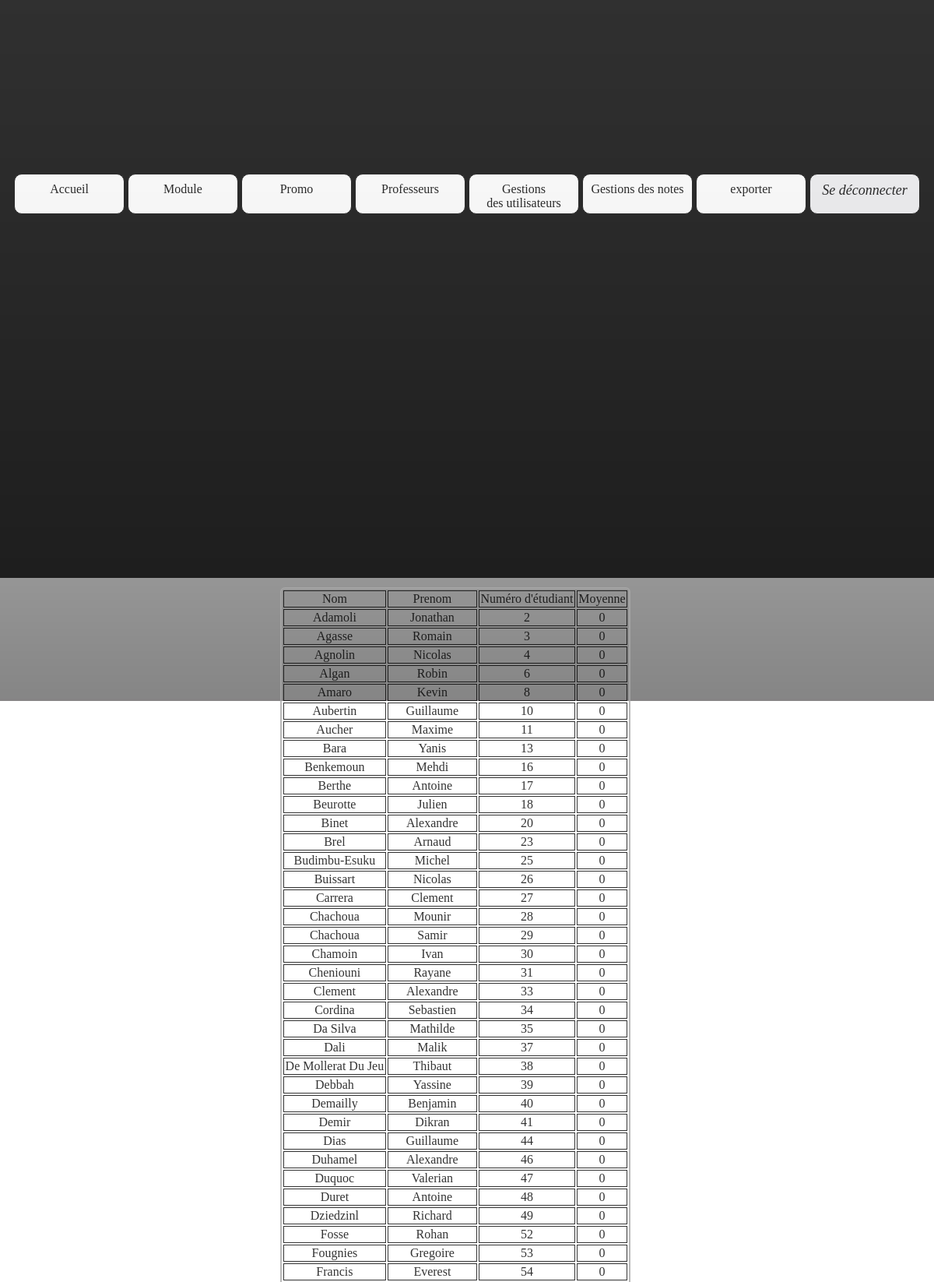
Page /index.php?page=promo1 (signed in, upper part) on the committed database.
### tables this page shows
CREATE TABLE IF NOT EXISTS `eleve` (
  `numEtudiant` int(10) NOT NULL AUTO_INCREMENT,
  `anneeRedouble` tinyint(1) NOT NULL DEFAULT '0',
  `idPromo` int(2) NOT NULL,
  `idUtil` int(5) NOT NULL,
  PRIMARY KEY (`numEtudiant`)
);

CREATE TABLE IF NOT EXISTS `utilisateur` (
  `idUtil` int(5) NOT NULL AUTO_INCREMENT,
  `login` varchar(30) NOT NULL,
  `pass` varchar(32) NOT NULL,
  `nom` varchar(30) NOT NULL,
  `prenom` varchar(30) NOT NULL,
  `idRole` int(2) NOT NULL,
  PRIMARY KEY (`idUtil`)
);

### fonctions/fonctions.php (called while the page is built, shortened)
<?php
function execReq($req){
	$res = mysql_query($req);
	return $res;
}
?>

### display/CPI1.php (the view, shortened to what this page needs)
<?php
$req='select u.nom nom,u.prenom prenom, u.idUtil idUtil, e.numEtudiant numEtudiant from utilisateur u, eleve e where e.idPromo="1" AND u.idUtil=e.idUtil';
   $res=execReq($req);
   echo'<table>';
   echo'<tr><td>Nom</td><td>Prenom</td><td>Numéro d\'étudiant</td><td>Moyenne</td></tr>';
   while($donnee=mysql_fetch_assoc($res))
   {
        $moyenne=0;
        $coef=0;
        $req2='select  pa.note, ty.coef from participe pa, examen ex, typexam ty where ex.idExam=pa.idExam AND pa.numEtudiant='.$donnee['numEtudiant'].' AND ex.idType=ty.idType';
        $res2=execReq($req2);
        if ($coef==0){$coef=1;};
        $moyenne=$moyenne/$coef;
        if ($donnee['idUtil']==$_SESSION['idUtil']){
                echo'<tr id="perso"><td>'.$donnee['nom'].'</td><td>'.$donnee['prenom'].'</td><td>'.$donnee['numEtudiant'].'</td><td>'.$moyenne.'</td></tr>';
            }
            else{
                echo'<tr><td>'.$donnee['nom'].'</td><td>'.$donnee['prenom'].'</td><td>'.$donnee['numEtudiant'].'</td><td>'.$moyenne.'</td></tr>';
            }
   }
   echo'</table>';
?>

### css/design.css (style rules this page uses)
table { border: 2px solid darkgray; border-radius: 6px; margin-top: 1%; margin-left: 30%; width: 450px; }
td { border: 1px solid black; text-align: center; }

### structure/debut.php (style rules this page uses)
body { background: transparent; background-image: url("image/test-2.jpg");background-repeat: no-repeat; background-attachment: fixed;background-size: 100%; opacity: 0.8; }

### rows in the picture
eleve: idUtil.nom "Adamoli", idUtil.prenom "Jonathan", numEtudiant "2", moyenne "0"
eleve: idUtil.nom "Agasse", idUtil.prenom "Romain", numEtudiant "3", moyenne "0"
eleve: idUtil.nom "Agnolin", idUtil.prenom "Nicolas", numEtudiant "4", moyenne "0"
eleve: idUtil.nom "Algan", idUtil.prenom "Robin", numEtudiant "6", moyenne "0"
eleve: idUtil.nom "Amaro", idUtil.prenom "Kevin", numEtudiant "8", moyenne "0"
eleve: idUtil.nom "Aubertin", idUtil.prenom "Guillaume", numEtudiant "10", moyenne "0"
eleve: idUtil.nom "Aucher", idUtil.prenom "Maxime", numEtudiant "11", moyenne "0"
eleve: idUtil.nom "Bara", idUtil.prenom "Yanis", numEtudiant "13", moyenne "0"
eleve: idUtil.nom "Benkemoun", idUtil.prenom "Mehdi", numEtudiant "16", moyenne "0"
eleve: idUtil.nom "Berthe", idUtil.prenom "Antoine", numEtudiant "17", moyenne "0"
eleve: idUtil.nom "Beurotte", idUtil.prenom "Julien", numEtudiant "18", moyenne "0"
eleve: idUtil.nom "Binet", idUtil.prenom "Alexandre", numEtudiant "20", moyenne "0"
eleve: idUtil.nom "Brel", idUtil.prenom "Arnaud", numEtudiant "23", moyenne "0"
eleve: idUtil.nom "Budimbu-Esuku", idUtil.prenom "Michel", numEtudiant "25", moyenne "0"
eleve: idUtil.nom "Buissart", idUtil.prenom "Nicolas", numEtudiant "26", moyenne "0"
eleve: idUtil.nom "Carrera", idUtil.prenom "Clement", numEtudiant "27", moyenne "0"
eleve: idUtil.nom "Chachoua", idUtil.prenom "Mounir", numEtudiant "28", moyenne "0"
eleve: idUtil.nom "Chachoua", idUtil.prenom "Samir", numEtudiant "29", moyenne "0"
eleve: idUtil.nom "Chamoin", idUtil.prenom "Ivan", numEtudiant "30", moyenne "0"
eleve: idUtil.nom "Cheniouni", idUtil.prenom "Rayane", numEtudiant "31", moyenne "0"
eleve: idUtil.nom "Clement", idUtil.prenom "Alexandre", numEtudiant "33", moyenne "0"
eleve: idUtil.nom "Cordina", idUtil.prenom "Sebastien", numEtudiant "34", moyenne "0"
eleve: idUtil.nom "Da Silva", idUtil.prenom "Mathilde", numEtudiant "35", moyenne "0"
eleve: idUtil.nom "Dali", idUtil.prenom "Malik", numEtudiant "37", moyenne "0"
eleve: idUtil.nom "De Mollerat Du Jeu", idUtil.prenom "Thibaut", numEtudiant "38", moyenne "0"
eleve: idUtil.nom "Debbah", idUtil.prenom "Yassine", numEtudiant "39", moyenne "0"
eleve: idUtil.nom "Demailly", idUtil.prenom "Benjamin", numEtudiant "40", moyenne "0"
eleve: idUtil.nom "Demir", idUtil.prenom "Dikran", numEtudiant "41", moyenne "0"
eleve: idUtil.nom "Dias", idUtil.prenom "Guillaume", numEtudiant "44", moyenne "0"
eleve: idUtil.nom "Duhamel", idUtil.prenom "Alexandre", numEtudiant "46", moyenne "0"
eleve: idUtil.nom "Duquoc", idUtil.prenom "Valerian", numEtudiant "47", moyenne "0"
eleve: idUtil.nom "Duret", idUtil.prenom "Antoine", numEtudiant "48", moyenne "0"
eleve: idUtil.nom "Dziedzinl", idUtil.prenom "Richard", numEtudiant "49", moyenne "0"
eleve: idUtil.nom "Fosse", idUtil.prenom "Rohan", numEtudiant "52", moyenne "0"
eleve: idUtil.nom "Fougnies", idUtil.prenom "Gregoire", numEtudiant "53", moyenne "0"
eleve: idUtil.nom "Francis", idUtil.prenom "Everest", numEtudiant "54", moyenne "0"
